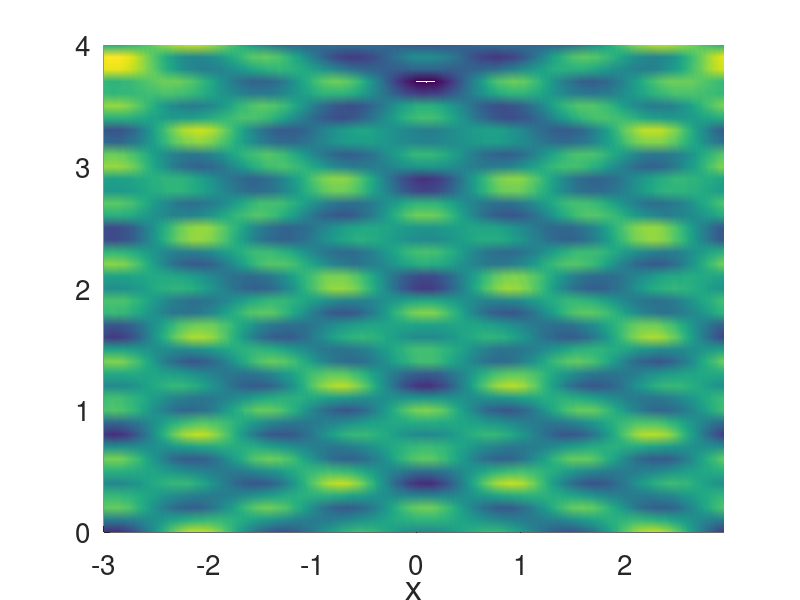

MATLAB code for this plot: (Note: this script raises an error after producing the figure.)
% Time evolution of 1D nonlinear Schrodinger equation
% i*psi_t + psi_xx + g*|psi|^2*psi = 0
% 4th-order accurate split-step (SS) method is used to integrate the PDE
% 
clear all; InputTrain = []; OutputTrain = [];
format long

%%%%%%%%%%%%%%%%%%%%%%%%%%%%%%%%%%%%%%%%%%%%%%%%%%%%%%%%%
%%%%%%%%%%%%%%%%%%%%%%%%%%%%%%%%%%%%%%%%%%%%%%%%%%%%%%%%%
%%%%%%%%%%%%%%%%%%%%%%%%%%%%%%%%%%%%%%%%%%%%%%%%%%%%%%%%%
% spatial discretization in x
Lx = 6;       % computational domain [-Lx/2,Lx/2]
Nx = 128;      % number of spatial grid points
dx = Lx/Nx;     % grid spacing
x = dx*(-Nx/2:Nx/2-1)';         % spatial computational domain
% Note: remove last point due to periodic BCs
kx = (2*pi/Lx)*[0:Nx/2-1 -Nx/2:-1]';       % Fourier computational domain

% nonlinearity coefficient: g = 2 is focusing, g = -2 is defocusing
g = 2;

% initial condition
bckgrd = 1;
% trunc = abs(kx) <= 20;

trunc_low =3<= abs(kx); 
trunc_high = abs(kx) <= 5;
trunc = trunc_low.*trunc_high;

pert = randn(Nx,1);
p_hat = fft(pert);
p_smooth = ifft(p_hat.*trunc);
p_smooth = p_smooth - mean(p_smooth);

% q_IC = 1 + 0.*cos(2*pi*x/Lx);
q_IC = 1 + 0.1*p_smooth;
t0 = 0;

%part from before
q_ex = bckgrd*exp(1i*g*bckgrd^2*t0)*ones(Nx,1);
%  delta = norm(q_ex-q_IC,2)
delta = norm(q_ex-q_IC,inf)

% epsilon = 0.5;
xi=1e-8;
epsilon = 10*delta+xi;

% initial conditions
t = t0; q = q_IC;

% time discretization
% T = 5;
T = 4;
% dt = .001;   
dt = .0001; % time step
S = round(T/dt);                   % number of time steps

% split-step scheme coefficients
c = 1/(2-2^(1/3));                     
a1 = c/2; a2 = (1-c)/2; a3 = a2; a4 = c/2;
b1 = c; b2 = 1-2*c; b3 = c;

% exact solution of linear part of PDE
E1 = exp(-a1*dt*1i*kx.^2);
E2 = exp(-a2*dt*1i*kx.^2);
E3 = exp(-a3*dt*1i*kx.^2);
E4 = exp(-a4*dt*1i*kx.^2);

% storage information
t_save = t;
q_save = q;
count = 0;
% savestep = 100;
savestep = 1000;

instab_event = 0;


% start split-step method
for ii = 1:S

  t = t + dt;   
  v = ifft(fft(q).*E1);
  v = v.*exp(b1*dt*1i*(g*abs(v).^2));
  v = ifft(fft(v).*E2);
  v = v.*exp(b2*dt*1i*(g*abs(v).^2));
  v = ifft(fft(v).*E3);
  v = v.*exp(b3*dt*1i*(g*abs(v).^2));
  q = ifft(fft(v).*E4);
  
  count = count + 1;
  if count == savestep
  % save for plotting
  t_save = [t_save; t];
  q_save = [q_save q];
  count = 0;
  end


 % exact, unperturbed solution at time t
  q_ex = bckgrd*exp(1i*g*bckgrd^2*t)*ones(Nx,1);
  
  % norm of the difference between the exact and numerical
%   if norm(q_ex-q,2) > epsilon
  if norm(q_ex-q,inf) > epsilon
    instab_event = 1;
  end

end

% output the result of the evolution
if round(instab_event) == 1
    disp('An instability was detected')
else
    disp('No instability detected')
end

% plot evolution of solution
figure(1)
surface(x,t_save,abs(transpose(q_save)))
shading interp; axis tight
set(gca,'FontSize',20)
xlabel('x','FontSize',25)
ylabel('t','FontSize',25,'rot',00)
title('|q(x,t)|','FontSize',20)
colorbar


% solution at final time t = t0 + T
% exact_q = exp(1i*g*t)
% final_error = norm(q-exact_q,inf)   
   
% save IC
InputTrain = [InputTrain q_IC];
% save stability result
OutputTrain = [OutputTrain round(instab_event)];
   
